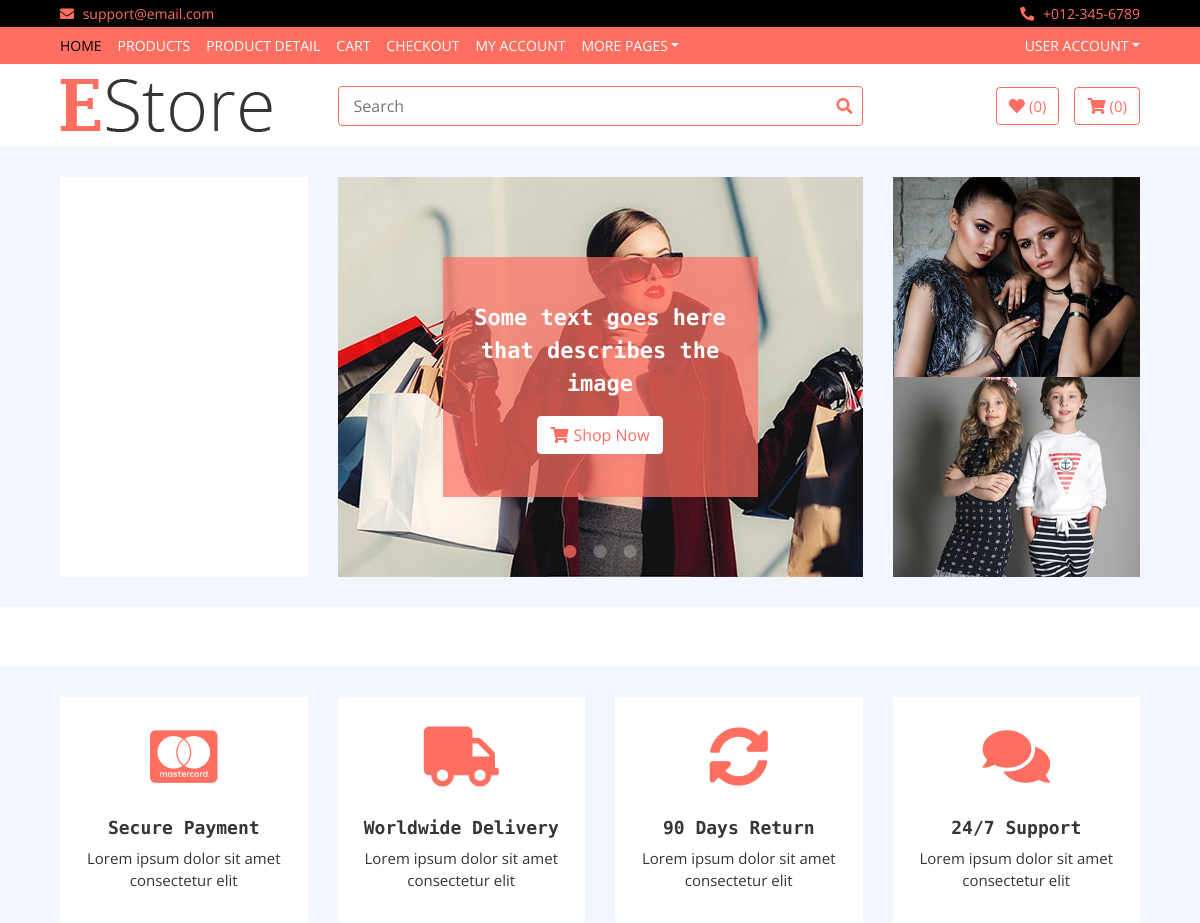
Before: / (upper part) with the older database file.
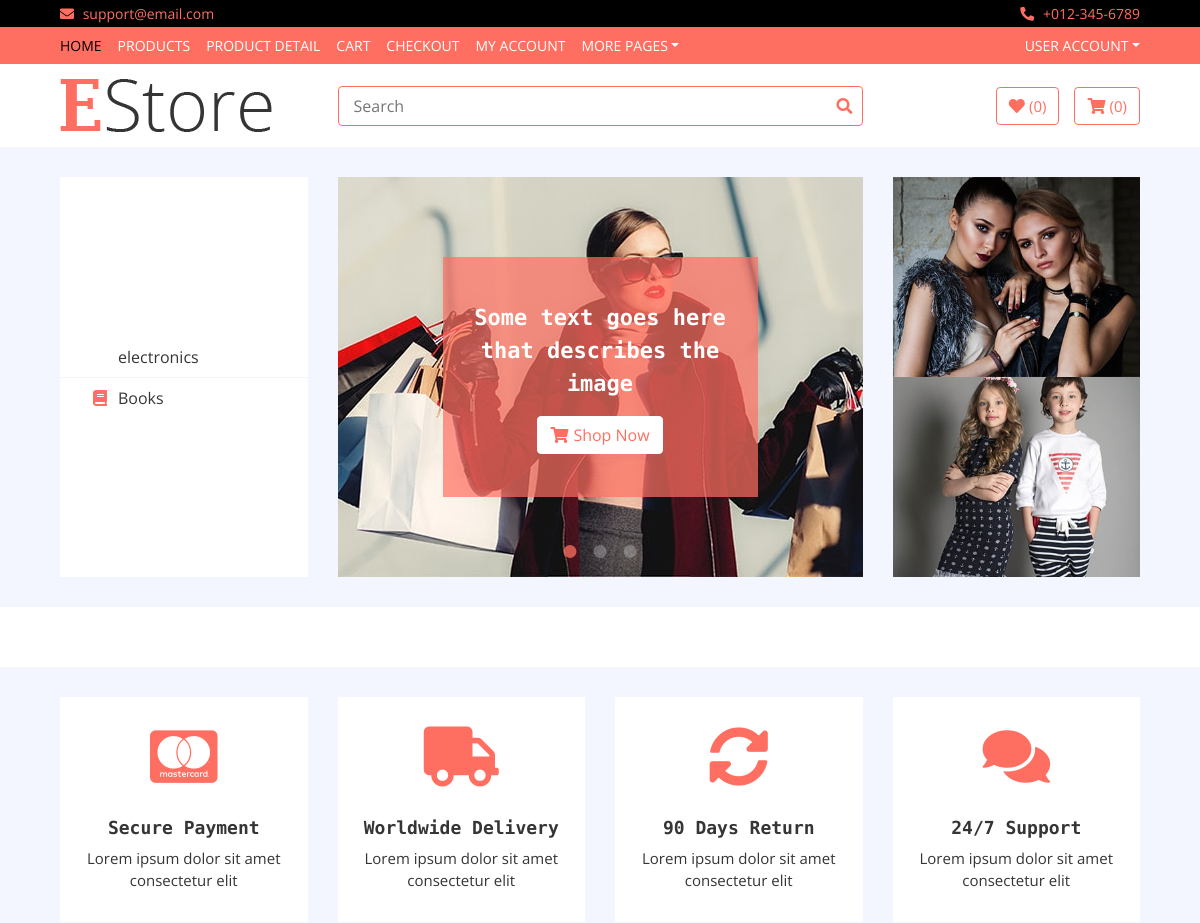
After: the same page with the newer database file.
### home/models.py (models this page shows, shortened)
class Category(models.Model):
    name=models.CharField(max_length=200)
    logo=models.CharField(max_length=200, blank=True)
    slug=models.CharField(max_length=500, unique=True)

### home/views.py (the view)
# urls.py: path('', HomeView.as_view(), name='home')
class HomeView(Base):
    def get(self,request):
        self.views['categories']=Category.objects.all()
        self.views['brands']=Brand.objects.all()
        return render(request,'index.html',self.views)

### templates/index.html (shortened to what this page needs)
{% extends 'base.html' %}
        {% block content %}
        <div class="header">
            <div class="container-fluid">
                <div class="row">
                    <div class="col-md-3">
                        <nav class="navbar bg-light">
                            <ul class="navbar-nav">
                                {% for cat in categories %}
                                <li class="nav-item">
                                    <a class="nav-link" href="#"><i class="fa fa-{{cat.logo}}"></i>{{cat.name}}</a>
                                </li>
                                {% endfor %}
                            </ul>
                        </nav>
                    </div>
                    <div class="col-md-6">
                        <div class="header-slider normal-slider">
                            <div class="header-slider-item">
                                <img src="img/slider-1.jpg" alt="Slider Image" />
                                <div class="header-slider-caption">
                                    <p>Some text goes here that describes the image</p>
                                    <a class="btn" href=""><i class="fa fa-shopping-cart"></i>Shop Now</a>
                                </div>
                            </div>
                        </div>
                    </div>
                    <div class="col-md-3">
                        <div class="header-img">
                            <div class="img-item">
                                <img src="img/category-1.jpg" />
                            </div>
                            <div class="img-item">
                                <img src="img/category-2.jpg" />
                            </div>
                        </div>
                    </div>
                </div>
            </div>
        </div>
        <div class="brand">
        </div>
        <div class="feature">
            <div class="container-fluid">
                <div class="row align-items-center">
                    <div class="col-lg-3 col-md-6 feature-col">
                        <div class="feature-content">
                            <i class="fab fa-cc-mastercard"></i>
                            <h2>Secure Payment</h2>
                            <p>
                                Lorem ipsum dolor sit amet consectetur elit
                            </p>
                        </div>
                    </div>
                    <div class="col-lg-3 col-md-6 feature-col">
                        <div class="feature-content">
                            <i class="fa fa-truck"></i>
                            <h2>Worldwide Delivery</h2>
                            <p>
                                Lorem ipsum dolor sit amet consectetur elit
                            </p>
                        </div>
                    </div>
                    <div class="col-lg-3 col-md-6 feature-col">
                        <div class="feature-content">
                            <i class="fa fa-sync-alt"></i>
                            <h2>90 Days Return</h2>
                            <p>
                                Lorem ipsum dolor sit amet consectetur elit
                            </p>
                        </div>
                    </div>
                    <div class="col-lg-3 col-md-6 feature-col">
                        <div class="feature-content">
                            <i class="fa fa-comments"></i>
                            <h2>24/7 Support</h2>
                            <p>
                                Lorem ipsum dolor sit amet consectetur elit
                            </p>
                        </div>
                    </div>
                </div>
            </div>
        </div>
     {% endblock %}

### templates/base.html (shortened to what this page needs)
<!DOCTYPE html>
{% load static %}
<html lang="en">
    <head>
        <link href="https://stackpath.bootstrapcdn.com/bootstrap/4.4.1/css/bootstrap.min.css" rel="stylesheet">
        <link href="https://cdnjs.cloudflare.com/ajax/libs/font-awesome/5.10.0/css/all.min.css" rel="stylesheet">
        <link href="{% static 'lib/slick/slick.css' %}" rel="stylesheet">
        <link href="{% static 'lib/slick/slick-theme.css' %}" rel="stylesheet">
        <link href="{% static 'css/style.css' %}" rel="stylesheet">
    </head>
    <body>
        <div class="top-bar">
            <div class="container-fluid">
                <div class="row">
                    <div class="col-sm-6">
                        <i class="fa fa-envelope"></i>
                        support@email.com
                    </div>
                    <div class="col-sm-6">
                        <i class="fa fa-phone-alt"></i>
                        +012-345-6789
                    </div>
                </div>
            </div>
        </div>
        <div class="nav">
            <div class="container-fluid">
                <nav class="navbar navbar-expand-md bg-dark navbar-dark">
                    <div class="collapse navbar-collapse justify-content-between" id="navbarCollapse">
                        <div class="navbar-nav mr-auto">
                            <a href="index.html" class="nav-item nav-link active">Home</a>
                            <a href="product-list.html" class="nav-item nav-link">Products</a>
                            <a href="product-detail.html" class="nav-item nav-link">Product Detail</a>
                            <a href="cart.html" class="nav-item nav-link">Cart</a>
                            <a href="checkout.html" class="nav-item nav-link">Checkout</a>
                            <a href="my-account.html" class="nav-item nav-link">My Account</a>
                            <div class="nav-item dropdown">
                                <a href="#" class="nav-link dropdown-toggle" data-toggle="dropdown">More Pages</a>
                            </div>
                        </div>
                        <div class="navbar-nav ml-auto">
                            <div class="nav-item dropdown">
                                <a href="#" class="nav-link dropdown-toggle" data-toggle="dropdown">User Account</a>
                            </div>
                        </div>
                    </div>
                </nav>
            </div>
        </div>
        <div class="bottom-bar">
            <div class="container-fluid">
                <div class="row align-items-center">
                    <div class="col-md-3">
                        <div class="logo">
                            <a href="index.html">
                                <img src="{% static 'img/logo.png' %}" alt="Logo">
                            </a>
                        </div>
                    </div>
                    <div class="col-md-6">
                        <div class="search">
                            <input type="text" placeholder="Search">
                            <button><i class="fa fa-search"></i></button>
                        </div>
                    </div>
                    <div class="col-md-3">
                        <div class="user">
                            <a href="wishlist.html" class="btn wishlist">
                                <i class="fa fa-heart"></i>
                                <span>(0)</span>
                            </a>
                            <a href="cart.html" class="btn cart">
                                <i class="fa fa-shopping-cart"></i>
                                <span>(0)</span>
                            </a>
                        </div>
                    </div>
                </div>
            </div>
        </div>
        {% block content %}
        {% endblock %}
    </body>
</html>

### static/css/style.css (style rules this page uses)
body { color: #353535; font-family: 'Open Sans', sans-serif; font-weight: 400; background: #f3f6ff; }
a { color: #FF6F61; }
h2 { font-family: 'Source Code Pro', monospace; font-weight: 700; }
@media (min-width: 992px) { .container-fluid { padding-right: 60px; padding-left: 60px; } }
.btn { color: #FF6F61; background: #ffffff; border: 1px solid #FF6F61; }
.slick-dotted.slick-slider { margin-bottom: 0; }
.top-bar { padding: 3px 0; font-size: 14px; color: #FF6F61; background: #000000; }
.top-bar i { margin-right: 5px; }
.top-bar .col-sm-6:first-child { text-align: left; }
.top-bar .col-sm-6:last-child { text-align: right; }
.nav { position: relative; }
@media (min-width: 992px) { .nav .container-fluid { padding-left: 52px; padding-right: 52px; } }
.nav .navbar { height: 100%; padding: 0; }
@media (min-width: 768px) { .nav, .nav .navbar { background: #FF6F61 !important; } }
@media (min-width: 768px) { .nav .navbar-dark a.nav-link { color: #ffffff; font-size: 14px; text-transform: uppercase; } }
@media (min-width: 768px) { .nav .navbar-dark a.nav-link:hover, .nav .navbar-dark a.nav-link.active { color: #000000; } }
.bottom-bar { padding: 15px 0; background: #ffffff; margin-bottom: 30px; }
.bottom-bar .logo { text-align: left; overflow: hidden; }
.bottom-bar .logo a img { max-height: 60px; }
.bottom-bar .search { width: 100%; }
.bottom-bar .search input[type=text] { width: 100%; height: 40px; padding: 0 15px; color: #666666; border: 1px solid #FF6F61; border-radius: 4px; }
.bottom-bar .search button { position: absolute; width: 40px; height: 38px; top: 1px; right: 16px; padding: 0 15px; border: none; background: none; color: #FF6F61; border-radius: 0 2px 2px 0; }
.bottom-bar .user { font-size: 0; text-align: right; }
.bottom-bar .user .wishlist { margin-right: 15px; }
.bottom-bar .user .cart i, .bottom-bar .user .wishlist i { color: #FF6F61; }
.bottom-bar .user .cart span, .bottom-bar .user .wishlist span { color: #FF6F61; font-size: 15px; }
@media (min-width: 768px) { .bottom-bar { max-height: 90px; } }
.header { position: relative; }
.header .col-md-3, .header .col-md-6 { margin-bottom: 30px; }
.header .navbar { padding: 0; height: 100%; max-height: 400px; overflow: hidden; background: #ffffff !important; }
.header .navbar-nav { width: 100%; padding: 15px 0; }
.header .navbar li { padding: 0 30px; border-bottom: 1px solid #f3f6ff; }
.header .navbar li:last-child { border-bottom: none; }
.header .navbar a { color: #353535; }
.header .navbar i { color: #FF6F61; width: 20px; text-align: center; margin-right: 8px; }
.header-slider { position: relative; width: 100%; }
.header-slider .header-slider-item { position: relative; }
.header-slider .header-slider-caption { position: absolute; top: 20%; left: 20%; width: 60%; height: 60%; padding: 15px; display: flex; flex-direction: column; align-items: center; justify-content: center; background: rgba(255, 111, 97, .7); transition: all 0.3s; z-index: 1; }
.header-slider .header-slider-caption p { text-align: center; color: #ffffff; font-size: 22px; font-family: 'Source Code Pro', monospace; font-weight: 700; }
.header-slider .header-slider-caption .btn { border-color: #ffffff; }
.header-slider .header-slider-caption .btn i { margin-right: 5px; }
.header .header-img { position: relative; display: flex; flex-wrap: wrap; align-items: center; height: 100%; max-height: 400px; overflow: hidden; background: #ffffff; }
.header .img-item { position: relative; width: 100%; height: 50%; overflow: hidden; }
.header .img-item img { width: 100%; height: 100%; object-fit: cover; }
.feature { position: relative; }
.feature .feature-col { margin-bottom: 30px; }
.feature .feature-content { position: relative; width: 100%; height: 100%; padding: 30px 15px; text-align: center; background: #ffffff; }
.feature .feature-content i { color: #FF6F61; font-size: 60px; margin-bottom: 30px; }
.feature .feature-content h2 { font-size: 18px; }
.feature .feature-content p { font-size: 15px; margin: 0; }
.brand { position: relative; margin-bottom: 30px; padding: 30px 0; background: #ffffff; }

Changed rows visible on the page:
added Category: name "electronics"
added Category: name "Books"
